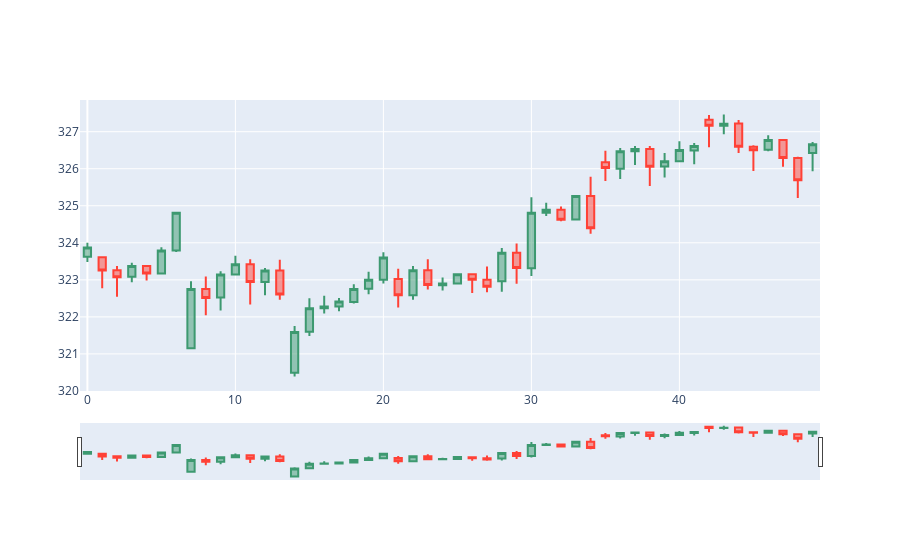

Notebook cell for this chart:
### Code cell
dfpl = df[0:50]
import plotly.graph_objects as go 

fig = go.Figure(data=[go.Candlestick(x=dfpl.index,
                open=dfpl['Open'],
                high=dfpl['High'],
                low=dfpl['Low'],
                close=dfpl['Close'])])
fig.show()
